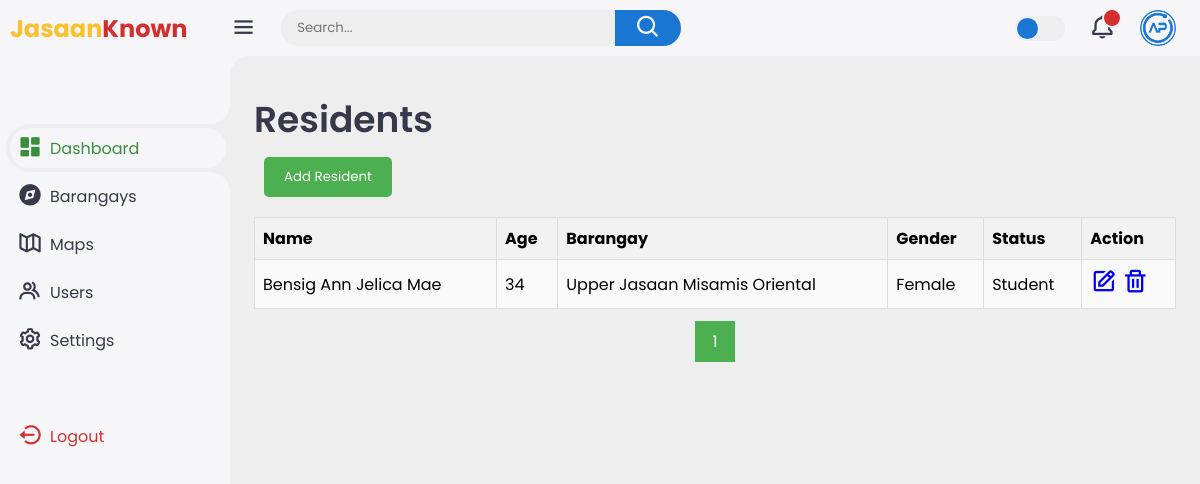
Page /residentsupperj.php on the committed database.
### tables this page shows
CREATE TABLE `resident` (
  `id` int(11) NOT NULL,
  `name` varchar(255) NOT NULL,
  `address` varchar(255) NOT NULL,
  `gender` enum('Male','Female','Other') NOT NULL,
  `age` int(11) NOT NULL,
  `status` enum('Student','Employed','Unemployed','Child','Deceased') NOT NULL,
  `voter` enum('yes','no') NOT NULL DEFAULT 'no',
  `birth_date` date DEFAULT NULL
);

### residentsupperj.php (the view, shortened to what this page needs)
<?php
require_once('config.php');
function calculateAge($birthdate) {
    $dob = new DateTime($birthdate);
    $now = new DateTime();
    $difference = $now->diff($dob);
    return $difference->y;
}
$sql = "SELECT * FROM resident WHERE address = 'Upper Jasaan Misamis Oriental' ORDER BY name";
$result = $conn->query($sql);
$records_per_page = 10;
if ($result->num_rows > 0) {
    $total_records = $result->num_rows;
    $total_pages = ceil($total_records / $records_per_page);
    $current_page = isset($_GET['page']) ? intval($_GET['page']) : 1;
    $offset = ($current_page - 1) * $records_per_page;
    $sql .= " LIMIT $offset, $records_per_page";
    $result = $conn->query($sql);
}
?>
<head>
    <link href='https://unpkg.com/boxicons@2.1.4/css/boxicons.min.css' rel='stylesheet'>
    <link rel="stylesheet" href="style.css">
</head>
<body>
 <div class="sidebar">
        <a href="#" class="logo">
            <div class="logo-name"><span>Jasaan</span>Known</div>
        </a>
        <ul class="side-menu">
            <li class="active"><a href="dashboard.php" onclick="redirectTo('dashboard.php')"><i class='bx bxs-dashboard'></i>Dashboard</a></li>
            <li class=""><a href="barangay.php" onclick="redirectTo('barangay.php')"><i class='bx bxs-compass'></i>Barangays</a></li>
            <li class=""><a href="maps.php" onclick="redirectTo('maps.php')"><i class='bx bx-map-alt'></i>Maps</a></li>
            <li class=""><a href="users.php" onclick="redirectTo('users.php')"><i class='bx bx-group'></i>Users</a></li>
            <li class=""><a href="setting.php" onclick="redirectTo('settings.php')"><i class='bx bx-cog'></i>Settings</a></li>
        </ul>
        <ul class="side-menu">
            <li>
                <a href="#" class="logout">
                    <i class='bx bx-log-out-circle'></i>
                    Logout
                </a>
            </li>
        </ul>
    </div>
<div class="content">
        <nav>
            <i class='bx bx-menu'></i>
            <form action="#">
                <div class="form-input">
                    <input type="search" placeholder="Search...">
                    <button class="search-btn" type="submit"><i class='bx bx-search'></i></button>
                </div>
            </form>
            <label for="theme-toggle" class="theme-toggle"></label>
            <a href="#" class="notif">
                <i class='bx bx-bell'></i>
                <span class="count"></span>
            </a>
            <a href="#" class="profile">
                <img src="images/logo.png">
            </a>
        </nav>
        <main>
            <div class="header">
                <div class="left">
                    <h1>Residents</h1>
                    <button id="addResidentsBtn"><a href="registerR.php" style="text-decoration:none; color:inherit;">Add Resident</a></button>
                </div>
            </div>
    <div class="table-container">
                <table>
                    <thead>
                        <tr>
                            <th>Name</th>
                            <th>Age</th>
                            <th>Barangay</th>
                            <th>Gender</th>
                            <th>Status</th>
                            <th>Action</th>
                        </tr>
                    </thead>
                    <tbody>
            <?php if ($result->num_rows > 0) : ?>
                <?php while ($row = $result->fetch_assoc()) : ?>
                    <tr>
                        <td><?php echo $row["name"]; ?></td>
                        <td><?php echo calculateAge($row["birth_date"]); ?></td>
                        <td><?php echo $row["address"]; ?></td>
                        <td><?php echo $row["gender"]; ?></td>
                        <td><?php echo $row["status"]; ?></td>
                        <td>
                            <a href='editR.php?id=<?php echo $row["id"]; ?>' class='edit-btn'><i class='bx bx-edit'></i></a>
                            <a href='?action=delete&id=<?php echo $row["id"]; ?>' class='delete-btn' onclick='return confirm("Are you sure you want to delete this resident?")'><i class='bx bx-trash'></i></a>
                        </td>
                    </tr>
                <?php endwhile; ?>
            <?php else : ?>
                <tr>
                    <td colspan='6'>No residents found</td>
                </tr>
            <?php endif; ?>
        </tbody>
    </table>
    <div class="pagination">
                    <?php
                    for ($i = 1; $i <= $total_pages; $i++) {
                        echo "<a href='?page=$i'";
                        if ($i == $current_page) echo " class='active'";
                        echo ">$i</a>";
                    }
                    ?>
                </div>
            </div>
        </main>
    </div>
</body>
</html>

### style.css (style rules this page uses)
* { margin: 0; padding: 0; box-sizing: border-box; font-family: 'Poppins', sans-serif; }
.bx { font-size: 1.7rem; }
a { text-decoration: none; }
li { list-style: none; }
body { background: var(--grey); overflow-x: hidden; }
.sidebar { position: fixed; top: 0; left: 0; background: var(--light); width: 230px; height: 100%; z-index: 2000; overflow-x: hidden; scrollbar-width: none; transition: all 0.3s ease; }
.sidebar .logo { font-size: 24px; font-weight: 700; height: 56px; display: flex; align-items: center; color: var(--danger); z-index: 500; padding-bottom: 20px; box-sizing: content-box; }
.sidebar .logo .logo-name { margin-left: 10px; }
.sidebar .logo .logo-name span { color: var(--warning); }
.sidebar .side-menu { width: 100%; margin-top: 48px; }
.sidebar .side-menu li { height: 48px; background: transparent; margin-left: 6px; border-radius: 48px 0 0 48px; padding: 4px; }
.sidebar .side-menu li.active { background: var(--grey); position: relative; }
.sidebar .side-menu li.active::before { content: ""; position: absolute; width: 40px; height: 40px; border-radius: 50%; top: -40px; right: 0; box-shadow: 20px 20px 0 var(--grey); z-index: -1; }
.sidebar .side-menu li.active::after { content: ""; position: absolute; width: 40px; height: 40px; border-radius: 50%; bottom: -40px; right: 0; box-shadow: 20px -20px 0 var(--grey); z-index: -1; }
.sidebar .side-menu li a { width: 100%; height: 100%; background: var(--light); display: flex; align-items: center; border-radius: 48px; font-size: 16px; color: var(--dark); white-space: nowrap; overflow-x: hidden; transition: all 0.3s ease; }
.sidebar .side-menu li.active a { color: var(--success); }
.sidebar .side-menu li a .bx { min-width: calc(60px - ((4px + 6px) * 2)); display: flex; font-size: 1.6rem; justify-content: center; }
.sidebar .side-menu li a.logout { color: var(--danger); }
.content { position: relative; width: calc(100% - 230px); left: 230px; transition: all 0.3s ease; }
.content nav { height: 56px; background: var(--light); padding: 0 24px 0 0; display: flex; align-items: center; grid-gap: 24px; position: sticky; top: 0; left: 0; z-index: 1000; }
.content nav::before { content: ""; position: absolute; width: 40px; height: 40px; bottom: -40px; left: 0; border-radius: 50%; box-shadow: -20px -20px 0 var(--light); }
.content nav a { color: var(--dark); }
.content nav .bx.bx-menu { cursor: pointer; color: var(--dark); }
.content nav form { max-width: 400px; width: 100%; margin-right: auto; }
.content nav form .form-input { display: flex; align-items: center; height: 36px; }
.content nav form .form-input input { flex-grow: 1; padding: 0 16px; height: 100%; border: none; background: var(--grey); border-radius: 36px 0 0 36px; outline: none; width: 100%; color: var(--dark); }
.content nav form .form-input button { width: 80px; height: 100%; display: flex; justify-content: center; align-items: center; background: var(--primary); color: var(--light); font-size: 18px; border: none; outline: none; border-radius: 0 36px 36px 0; cursor: pointer; }
.content nav .notif { font-size: 20px; position: relative; }
.content nav .notif .count { position: absolute; top: -6px; right: -6px; width: 20px; height: 20px; background: var(--danger); border-radius: 50%; color: var(--light); border: 2px solid var(--light); font-weight: 700; font-size: 12px; display: flex; align-items: center; justify-content: center; }
.content nav .profile img { width: 36px; height: 36px; object-fit: cover; border-radius: 50%; }
.content nav .theme-toggle { display: block; min-width: 50px; height: 25px; background: var(--grey); cursor: pointer; position: relative; border-radius: 25px; }
.content nav .theme-toggle::before { content: ""; position: absolute; top: 2px; left: 2px; bottom: 2px; width: calc(25px - 4px); background: var(--primary); border-radius: 50%; transition: all 0.3s ease; }
.content main { width: 100%; padding: 36px 24px; max-height: calc(100vh - 56px); }
.content main .header { display: flex; align-items: center; justify-content: space-between; grid-gap: 16px; flex-wrap: wrap; }
.content main .header .left h1 { font-size: 36px; font-weight: 600; margin-bottom: 10px; color: var(--dark); }

### rows in the picture
resident: name "Bensig Ann Jelica Mae", birth_date "34", address "Upper Jasaan Misamis Oriental", gender "Female", status "Student"
